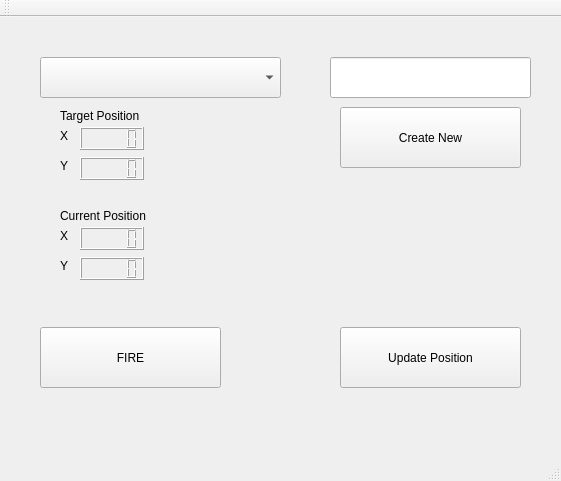
<?xml version="1.0" encoding="UTF-8"?>
<ui version="4.0">
 <class>MainWindow</class>
 <widget class="QMainWindow" name="MainWindow">
  <property name="geometry">
   <rect>
    <x>0</x>
    <y>0</y>
    <width>561</width>
    <height>481</height>
   </rect>
  </property>
  <property name="windowTitle">
   <string>MainWindow</string>
  </property>
  <widget class="QWidget" name="centralWidget">
   <widget class="QPushButton" name="fire_button">
    <property name="geometry">
     <rect>
      <x>40</x>
      <y>310</y>
      <width>181</width>
      <height>61</height>
     </rect>
    </property>
    <property name="text">
     <string>FIRE</string>
    </property>
   </widget>
   <widget class="QComboBox" name="comboBox">
    <property name="geometry">
     <rect>
      <x>40</x>
      <y>40</y>
      <width>241</width>
      <height>41</height>
     </rect>
    </property>
   </widget>
   <widget class="QLCDNumber" name="target_x">
    <property name="geometry">
     <rect>
      <x>80</x>
      <y>110</y>
      <width>64</width>
      <height>23</height>
     </rect>
    </property>
   </widget>
   <widget class="QLCDNumber" name="target_y">
    <property name="geometry">
     <rect>
      <x>80</x>
      <y>140</y>
      <width>64</width>
      <height>23</height>
     </rect>
    </property>
   </widget>
   <widget class="QLabel" name="label">
    <property name="geometry">
     <rect>
      <x>60</x>
      <y>110</y>
      <width>16</width>
      <height>17</height>
     </rect>
    </property>
    <property name="text">
     <string>X</string>
    </property>
   </widget>
   <widget class="QLabel" name="label_2">
    <property name="geometry">
     <rect>
      <x>60</x>
      <y>140</y>
      <width>16</width>
      <height>17</height>
     </rect>
    </property>
    <property name="text">
     <string>Y</string>
    </property>
   </widget>
   <widget class="QLabel" name="label_3">
    <property name="geometry">
     <rect>
      <x>60</x>
      <y>90</y>
      <width>111</width>
      <height>17</height>
     </rect>
    </property>
    <property name="text">
     <string>Target Position</string>
    </property>
   </widget>
   <widget class="QLabel" name="label_4">
    <property name="geometry">
     <rect>
      <x>60</x>
      <y>190</y>
      <width>111</width>
      <height>17</height>
     </rect>
    </property>
    <property name="text">
     <string>Current Position</string>
    </property>
   </widget>
   <widget class="QLabel" name="label_5">
    <property name="geometry">
     <rect>
      <x>60</x>
      <y>210</y>
      <width>16</width>
      <height>17</height>
     </rect>
    </property>
    <property name="text">
     <string>X</string>
    </property>
   </widget>
   <widget class="QLCDNumber" name="current_x">
    <property name="geometry">
     <rect>
      <x>80</x>
      <y>210</y>
      <width>64</width>
      <height>23</height>
     </rect>
    </property>
   </widget>
   <widget class="QLabel" name="label_6">
    <property name="geometry">
     <rect>
      <x>60</x>
      <y>240</y>
      <width>16</width>
      <height>17</height>
     </rect>
    </property>
    <property name="text">
     <string>Y</string>
    </property>
   </widget>
   <widget class="QLCDNumber" name="current_y">
    <property name="geometry">
     <rect>
      <x>80</x>
      <y>240</y>
      <width>64</width>
      <height>23</height>
     </rect>
    </property>
   </widget>
   <widget class="QLineEdit" name="new_position_name">
    <property name="geometry">
     <rect>
      <x>330</x>
      <y>40</y>
      <width>201</width>
      <height>41</height>
     </rect>
    </property>
   </widget>
   <widget class="QPushButton" name="new_position_butotn">
    <property name="geometry">
     <rect>
      <x>340</x>
      <y>90</y>
      <width>181</width>
      <height>61</height>
     </rect>
    </property>
    <property name="text">
     <string>Create New</string>
    </property>
   </widget>
   <widget class="QPushButton" name="update_position_button">
    <property name="geometry">
     <rect>
      <x>340</x>
      <y>310</y>
      <width>181</width>
      <height>61</height>
     </rect>
    </property>
    <property name="text">
     <string>Update Position</string>
    </property>
   </widget>
  </widget>
  <widget class="QMenuBar" name="menuBar">
   <property name="geometry">
    <rect>
     <x>0</x>
     <y>0</y>
     <width>561</width>
     <height>22</height>
    </rect>
   </property>
  </widget>
  <widget class="QToolBar" name="mainToolBar">
   <attribute name="toolBarArea">
    <enum>TopToolBarArea</enum>
   </attribute>
   <attribute name="toolBarBreak">
    <bool>false</bool>
   </attribute>
  </widget>
  <widget class="QStatusBar" name="statusBar"/>
 </widget>
 <layoutdefault spacing="6" margin="11"/>
 <resources/>
 <connections/>
</ui>
